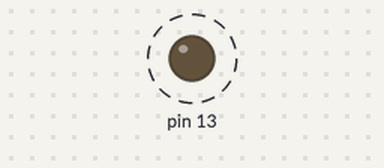
The sketch below on a simulated Arduino Uno, built with avr-gcc and run on an emulated ATmega328P. Parts: output pins drawn as LEDs (lit = HIGH). Dashed ring = blinking.

Above: at 0.6 s.
Timing chart, 0 to 5.9 s (numbered marks = the images above):
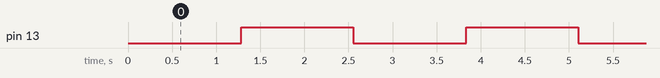

Measured:
- by itself, pin 13: alternates HIGH for 1.3 s and LOW for 1.3 s

The sketch:

brilloprueba.ino
```cpp
int i=0;
void setup()
{
  pinMode(13,OUTPUT);
}

void loop()
{
  for(i=0;i<255;i++)
  {
    analogWrite(13,i);
    delay(10);
  }
    for(i=255;i>255;i--)
  {
    analogWrite(13,i);
    delay(10);
  }
}
```
